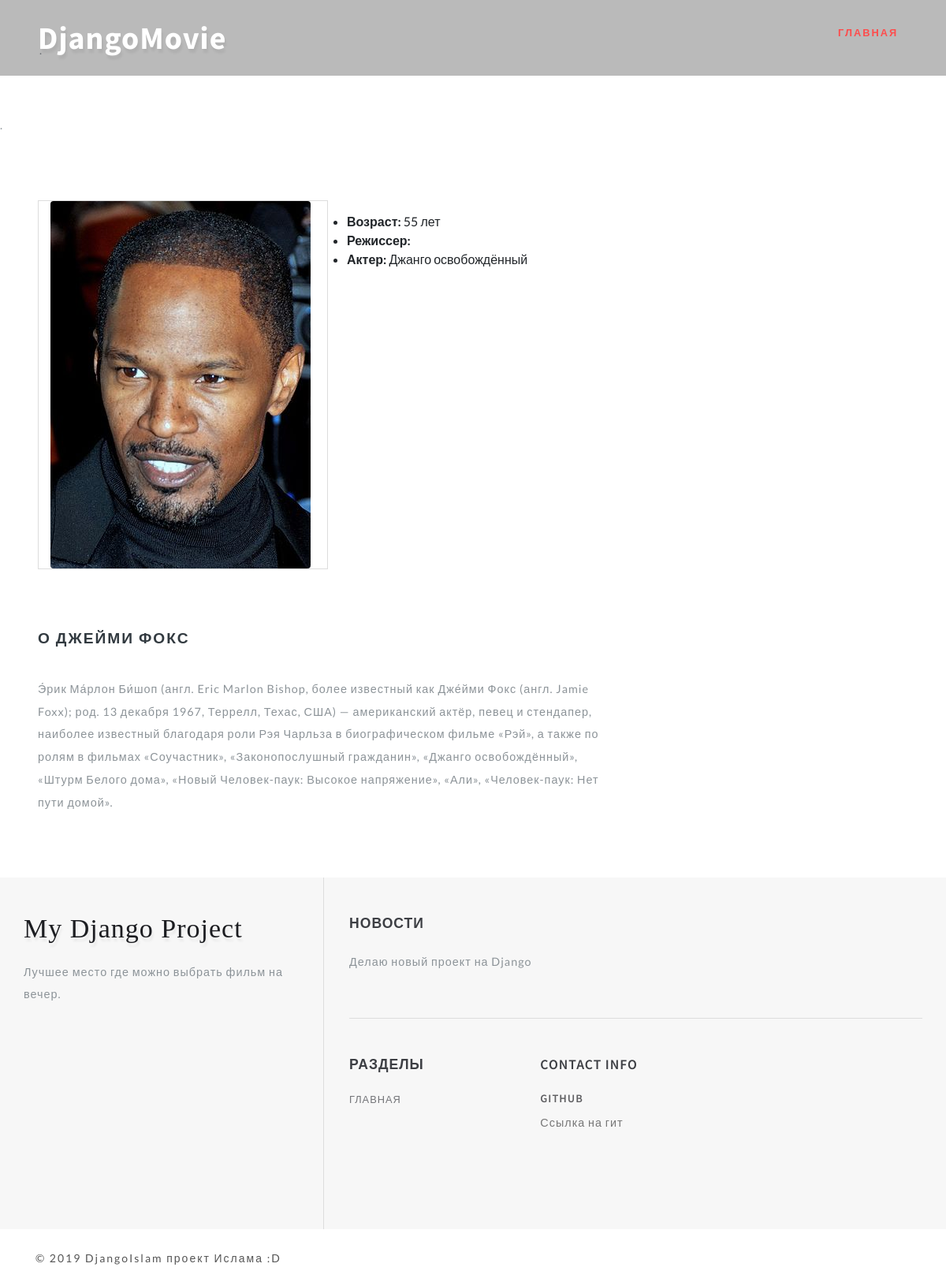
Screenshot of /actor/Джейми Фокс/ with the database file from the repository.
### movies/models.py (models this page shows, shortened)
class Actor(models.Model):
    name = models.CharField('Имя', max_length=30)
    age = models.PositiveIntegerField('Возраст', default=0)
    description = models.TextField('Описание')
    image = models.ImageField('Изображение', upload_to='actors/')
    class Meta:
        verbose_name = 'Актеры и режиссеры'
        verbose_name_plural = 'Актеры и режиссеры'

class Movie(models.Model):
    title = models.CharField('Название', max_length=40)
    tagline = models.CharField('Слоган', max_length=100, default='')
    description = models.TextField('Описание')
    poster = models.ImageField('Постер',  upload_to='movies/')
    year = models.PositiveIntegerField('Дата выхода', default=2010)
    country = models.CharField('Страна', max_length=30)
    directors = models.ManyToManyField(Actor, verbose_name='Режиссер', related_name='film_director')
    actors = models.ManyToManyField(Actor, verbose_name='Актеры', related_name='film_actor')
    genres = models.ManyToManyField(Genre,  verbose_name='Жанр')
    world_premiere = models.DateField('Премьера в мире', default=date.today)
    budget = models.PositiveIntegerField('Бюджет', default=0, help_text='указывать сумму в долларах')
    fees_in_usa = models.PositiveIntegerField(
        'Сборы в США', default=0, help_text='указывать сумму в долларах'
    )
    fees_in_world = models.PositiveIntegerField(
        'Сборы в мире', default=0, help_text='указывать сумму в долларах'
    )
    category = models.ForeignKey(
        Category, verbose_name='Категория', on_delete=models.SET_NULL, null=True
    )
    url = models.SlugField(max_length=70, unique=True)
    draft = models.BooleanField('Черновик', default=False)
    class Meta:
        verbose_name = 'Фильм'
        verbose_name_plural = 'Фильмы'

### movies/views.py (the view)
# urls.py: path('actor/<str:slug>/', views.ActorView.as_view(), name='actor_detail'),
class ActorView(DetailView):
    model = Actor
    template_name = 'movies/actor.html'
    slug_field = 'name'

### movies/templates/movies/actor.html (shortened to what this page needs)
{% extends 'movies/base.html' %}
{% load static %}
{% block container %}
    <div class="container py-md-3">
{% endblock container %}
{% block movie %}
    <div class="left-ads-display col-lg-8">
        <div class="row">
            <div class="desc1-left col-md-6">
                <img src="{{ actor.image.url }}" class="img-fluid" alt="">
            </div>
            <div class="desc1-right col-md-6 pl-lg-4">
                <ul>
                    <li>
                        <span><b>Возраст:</b> {{ actor.age }} лет</span></li>
                    <li>
                        <span><b>Режиссер:</b>
                        </span>
                    </li>
                    <li><span><b>Актер:</b>
                        {% for movie in actor.film_actor.all %}
                            {{ movie.title }}
                        {% endfor %}
                    </span>
                    </li>
                </ul>
            </div>
        </div>
        <div class="row sub-para-w3layouts mt-5">
            <h3 class="shop-sing editContent">
                О {{ actor.name }}
            </h3>
            <p class="editContent">
                {{ actor.description|safe }}
            </p>
        </div>
    </div>
{% endblock %}

### movies/static/movies/css/style.css (style rules this page uses)
html, body { margin: 0; font-size: 100%; background: #fff; font-family: 'Lato', sans-serif; scroll-behavior: smooth; }
h1, h2, h3, h4, h5, h6 { margin: 0; letter-spacing: 1px; font-weight: 600; font-family: 'Source Sans Pro', sans-serif; }
p { font-size: 0.9em; color: #8c9398; line-height: 2em; letter-spacing: 1px; }
ul { margin: 0; padding: 0; }
body img { border-radius: 4px; -webkit-border-radius: 4px; -o-border-radius: 4px; -moz-border-radius: 4px; -ms-border-radius: 4px; }
.desc1-left { border: 1px solid #ddd; }
h3.shop-sing { text-transform: uppercase; font-size: 1.2em; letter-spacing: 2px; margin: 1.5em 0 2em 0; color: #323a40; }

### rows the page displays
Actor: image (picture), age "55", name "ДЖЕЙМИ ФОКС", description "Э́рик Ма́рлон Би́шоп (англ. Eric Marlon Bishop, более известный как Дже́йми Фокс (англ. Jamie Foxx); род. 13 декабря 1967, Террелл, Техас, США) — американский актёр, певец и стендапер, наиболее известный благодаря роли Рэя Чарльза в биографическом фильме «Рэй», а также по ролям в фильмах «Соучастник», «Законопослушный гражданин», «Джанго освобождённый», «Штурм Белого дома», «Новый Человек-паук: Высокое напряжение», «Али», «Человек-паук: Нет пути домой»."
Movie: title "Джанго освобождённый"
